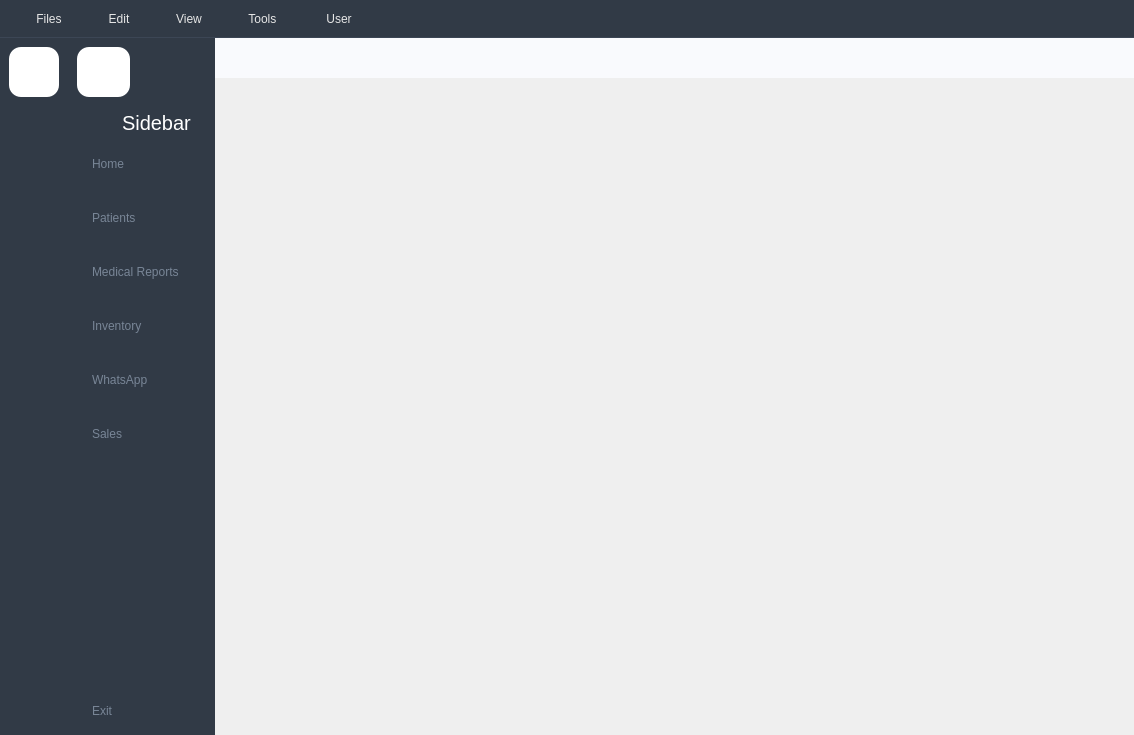
 <widget class="QMainWindow" name="MainWindow">
  <property name="geometry">
   <rect>
    <x>0</x>
    <y>0</y>
    <width>1134</width>
    <height>735</height>
   </rect>
  </property>
  <property name="windowTitle">
   <string>MainWindow</string>
  </property>
  <property name="styleSheet">
   <string notr="true">/*= Style for mainwindow START
  ==================================================== */
	#MainWindow {
		background-color: #fff; /*3A4250*/
	}
QMenuBar {
    background-color: rgb(49, 58, 70); /* Dark background */
    padding: 5px 10px; /* Adjust padding for better spacing */
    color: rgb(230, 230, 230); /* Slightly softer white for text */
    font: 575 9pt &quot;Segoe UI&quot;; /* Use a slightly lighter weight for better readability */
    border-bottom: 1px solid rgb(60, 70, 85); /* Subtle bottom border for separation */
}

QMenuBar::item {
    background: transparent; /* Make menu bar items transparent by default */
    padding: 5px 15px;
    margin: 2px 5px; /* Add some margin around items */
    border-radius: 4px; /* Slightly rounded corners for items */
}

QMenuBar::item:selected {
    background-color: rgba(58, 139, 212, 50); /* Secondary Blue (Medium) with slight transparency on selection */
}

QMenuBar::item:pressed {
    background-color: rgba(15, 76, 129, 80); /* Dark Blue with slight transparency on press */
}

QMenu {
    background-color: rgb(245, 245, 245); /* Light background for the menu */
    border: 1px solid rgb(200, 200, 200);
    margin: 2px; /* Small margin around the menu */
    border-radius: 4px;
}

QMenu::item {
    background: transparent;
    padding: 8px 25px;
    color: rgb(50, 50, 50);
}

QMenu::item:selected {
    background-color: rgba(58, 139, 212, 30); /* Light highlight on selection */
}

QMenu::item:disabled {
    color: rgb(150, 150, 150);
}

QMenu::separator {
    height: 1px;
    background: rgb(220, 220, 220);
    margin: 5px 0;
}

QMenu::indicator {
    width: 13px;
    height: 13px;
}

QMenu::icon {
    margin-right: 8px;
}
  /*QMenuBar{	
	background-color: rgb(49, 58, 70);
	padding: 10px;
	color: rgb(255, 255, 255);
	font: 700 9pt &quot;Segoe UI&quot;;
}

QMenu:hover {
    border: 2px solid #3A8BD4; /* Secondary Blue (Medium) *
    background-color: #E6EDF2; /* Keep background consistent on hover *
}
QMenu::chunk {
    background-color: qlineargradient(x1:0, y1:0, x2:1, y2:0, stop:0 #3A8BD4, stop:1 #0F4C81); /* Gradient for the chunk
    border-radius: 8px;
   transition: background-color 0.3s ease-in-out; 
}
*/
/*= END


  ==================================================== */

/*= Style for button to change menu style START
  ==================================================== */
	#change_btn {
		padding: 5px;
		border: none;
		width: 30px;
		height: 30px;
	}
/*= END
  ==================================================== */

/*= Style for header widget START
  ==================================================== */
	#widget {
		background-color: #f9fafd;
	}
/*= END
  ==================================================== */

/*= Style for menu with icon only START
  ==================================================== */
  	/* style for widget */
	#icon_only_widget {
		background-color: #313a46;
		width:50px;
	}

    /* style for QPushButton and QLabel */
	#icon_only_widget QPushButton, QLabel {
		height:50px;
		border:none;
		/* border-bottom: 1px solid #b0b0b0; */
	}

	#icon_only_widget QPushButton:hover {
		background-color: rgba( 86, 101, 115, 0.5);
	}
	#icon_only_widget QPushButton:checked {
		color: #fff;		
		background-color: rgb(44, 47, 133);
		border-radius: 20px;
		width: 100%;
	
	}
	/* style for logo image */
	#logo_label_1 {
		padding: 5px
	}
/*= END
  ==================================================== */

/*= Style for menu with icon and text START
  ==================================================== */
	/* style for widget */
	#full_menu_widget {
		background-color: #313a46;
	}

	/* style for QPushButton */
	#full_menu_widget QPushButton {
		border:none;
		border-radius: 3px;
		text-align: left;
		padding: 8px 0 8px 15px;
		color: #788596;
	}

	#full_menu_widget QPushButton:hover {
		background-color: rgba( 86, 101, 115, 0.5);
	}

	#full_menu_widget QPushButton:checked {
		color: #fff;
		border-radius: 10px;
	background-color: rgb(44, 47, 133);
	width: 2000px;
	}

	/* style for logo image */
	#logo_label_2 {
		padding: 5px;
		color: #fff;
	}

	/* style for APP title */
	#logo_label_3 {
		padding-right: 10px;
		color: #fff;
	}
/*= END
  ==================================================== */

/*= Style for search button START
  ==================================================== */
	#search_btn {
		border: none;
	}
/*= END
  ==================================================== */

/*= Style for search input START
  ==================================================== */
	#search_input {
		border: none;
		padding: 5px 10px;
	}

	#search_input:focus {
		background-color: #70B9FE;
	}
/*= END
  ==================================================== */

/*= Style for user information button START
  ==================================================== */
	#user_btn {
		border: none;
	}

/*= END
  ==================================================== */</string>
  </property>
  <widget class="QWidget" name="centralwidget">
   <layout class="QGridLayout" name="gridLayout">
    <property name="leftMargin">
     <number>0</number>
    </property>
    <property name="topMargin">
     <number>0</number>
    </property>
    <property name="rightMargin">
     <number>0</number>
    </property>
    <property name="bottomMargin">
     <number>0</number>
    </property>
    <property name="spacing">
     <number>0</number>
    </property>
    <item row="0" column="0">
     <widget class="QWidget" name="icon_only_widget" native="true">
      <layout class="QVBoxLayout" name="verticalLayout_3">
       <item>
        <widget class="QPushButton" name="change_btn">
         <property name="styleSheet">
          <string notr="true">background-color: rgb(255, 255, 255);
border-radius: 12px;
border: none;
height: 40px;</string>
         </property>
         <property name="text">
          <string/>
         </property>
         <property name="icon">
          <iconset resource="../../../Downloads/Compressed/PyQt5-Video-Book-main/#010_sidebar/resource.qrc">
           <normaloff>:/icon/icon/menu-4-32.ico</normaloff>:/icon/icon/menu-4-32.ico</iconset>
         </property>
         <property name="iconSize">
          <size>
           <width>14</width>
           <height>14</height>
          </size>
         </property>
         <property name="checkable">
          <bool>true</bool>
         </property>
        </widget>
       </item>
       <item>
        <layout class="QHBoxLayout" name="horizontalLayout_3">
         <property name="spacing">
          <number>6</number>
         </property>
         <item>
          <widget class="QLabel" name="logo_label_1">
           <property name="minimumSize">
            <size>
             <width>50</width>
             <height>50</height>
            </size>
           </property>
           <property name="maximumSize">
            <size>
             <width>50</width>
             <height>50</height>
            </size>
           </property>
           <property name="text">
            <string/>
           </property>
           <property name="pixmap">
            <pixmap resource="../../../Downloads/Compressed/PyQt5-Video-Book-main/#010_sidebar/resource.qrc">:/icon/icon/Logo.png</pixmap>
           </property>
           <property name="scaledContents">
            <bool>true</bool>
           </property>
          </widget>
         </item>
        </layout>
       </item>
       <item>
        <layout class="QVBoxLayout" name="verticalLayout">
         <property name="spacing">
          <number>18</number>
         </property>
         <item>
          <widget class="QPushButton" name="home_btn_1">
           <property name="text">
            <string/>
           </property>
           <property name="icon">
            <iconset resource="../../../Downloads/Compressed/PyQt5-Video-Book-main/#010_sidebar/resource.qrc">
             <normaloff>:/icon/icon/home-4-32.ico</normaloff>
             <normalon>:/icon/icon/home-4-48.ico</normalon>:/icon/icon/home-4-32.ico</iconset>
           </property>
           <property name="iconSize">
            <size>
             <width>30</width>
             <height>30</height>
            </size>
           </property>
           <property name="checkable">
            <bool>true</bool>
           </property>
           <property name="autoExclusive">
            <bool>true</bool>
           </property>
          </widget>
         </item>
         <item>
          <widget class="QPushButton" name="patient_form_btn_1">
           <property name="text">
            <string/>
           </property>
           <property name="icon">
            <iconset resource="../../../Downloads/Compressed/PyQt5-Video-Book-main/#010_sidebar/resource.qrc">
             <normaloff>:/icon/icon/group-32.ico</normaloff>:/icon/icon/group-32.ico</iconset>
           </property>
           <property name="iconSize">
            <size>
             <width>30</width>
             <height>30</height>
            </size>
           </property>
           <property name="checkable">
            <bool>true</bool>
           </property>
           <property name="autoExclusive">
            <bool>true</bool>
           </property>
          </widget>
         </item>
         <item>
          <widget class="QPushButton" name="medical_prescription_btn_1">
           <property name="text">
            <string/>
           </property>
           <property name="icon">
            <iconset resource="../../../Downloads/Compressed/PyQt5-Video-Book-main/#010_sidebar/resource.qrc">
             <normaloff>:/icon/icon/activity-feed-32.ico</normaloff>
             <normalon>:/icon/icon/activity-feed-48.ico</normalon>:/icon/icon/activity-feed-32.ico</iconset>
           </property>
           <property name="iconSize">
            <size>
             <width>30</width>
             <height>30</height>
            </size>
           </property>
           <property name="checkable">
            <bool>true</bool>
           </property>
           <property name="autoExclusive">
            <bool>true</bool>
           </property>
          </widget>
         </item>
         <item>
          <widget class="QPushButton" name="invemtory_btn_1">
           <property name="text">
            <string/>
           </property>
           <property name="icon">
            <iconset resource="../../../Downloads/Compressed/PyQt5-Video-Book-main/#010_sidebar/resource.qrc">
             <normaloff>:/icon/icon/product-32.ico</normaloff>
             <normalon>:/icon/icon/product-48.ico</normalon>:/icon/icon/product-32.ico</iconset>
           </property>
           <property name="iconSize">
            <size>
             <width>30</width>
             <height>30</height>
            </size>
           </property>
           <property name="checkable">
            <bool>true</bool>
           </property>
           <property name="autoExclusive">
            <bool>true</bool>
           </property>
          </widget>
         </item>
         <item>
          <widget class="QPushButton" name="whatsapp_btn_1">
           <property name="text">
            <string/>
           </property>
           <property name="icon">
            <iconset resource="../home_icons.qrc">
             <normaloff>:/icon_home/icon/whatsapp_32px.ico</normaloff>:/icon_home/icon/whatsapp_32px.ico</iconset>
           </property>
           <property name="iconSize">
            <size>
             <width>40</width>
             <height>40</height>
            </size>
           </property>
           <property name="checkable">
            <bool>true</bool>
           </property>
           <property name="autoExclusive">
            <bool>true</bool>
           </property>
          </widget>
         </item>
         <item>
          <widget class="QPushButton" name="sales_btn_1">
           <property name="text">
            <string/>
           </property>
           <property name="icon">
            <iconset resource="../home_icons.qrc">
             <normaloff>:/icon_home/icon/cash_register_45_64px.ico</normaloff>:/icon_home/icon/cash_register_45_64px.ico</iconset>
           </property>
           <property name="iconSize">
            <size>
             <width>30</width>
             <height>30</height>
            </size>
           </property>
           <property name="checkable">
            <bool>true</bool>
           </property>
           <property name="autoExclusive">
            <bool>true</bool>
           </property>
          </widget>
         </item>
        </layout>
       </item>
       <item>
        <spacer name="verticalSpacer">
         <property name="orientation">
          <enum>Qt::Vertical</enum>
         </property>
         <property name="sizeHint" stdset="0">
          <size>
           <width>20</width>
           <height>375</height>
          </size>
         </property>
        </spacer>
       </item>
       <item>
        <widget class="QPushButton" name="exit_btn_1">
         <property name="text">
          <string/>
         </property>
         <property name="icon">
          <iconset resource="../../../Downloads/Compressed/PyQt5-Video-Book-main/#010_sidebar/resource.qrc">
           <normaloff>:/icon/icon/close-window-64.ico</normaloff>:/icon/icon/close-window-64.ico</iconset>
         </property>
         <property name="iconSize">
          <size>
           <width>20</width>
           <height>20</height>
          </size>
         </property>
        </widget>
       </item>
      </layout>
     </widget>
    </item>
    <item row="0" column="2">
     <widget class="QWidget" name="widget_3" native="true">
      <layout class="QVBoxLayout" name="verticalLayout_5">
       <property name="spacing">
        <number>0</number>
       </property>
       <property name="leftMargin">
        <number>0</number>
       </property>
       <property name="topMargin">
        <number>0</number>
       </property>
       <property name="rightMargin">
        <number>0</number>
       </property>
       <property name="bottomMargin">
        <number>0</number>
       </property>
       <item>
        <widget class="QWidget" name="widget" native="true">
         <property name="minimumSize">
          <size>
           <width>0</width>
           <height>40</height>
          </size>
         </property>
         <layout class="QHBoxLayout" name="horizontalLayout_4">
          <item>
           <spacer name="horizontalSpacer">
            <property name="orientation">
             <enum>Qt::Horizontal</enum>
            </property>
            <property name="sizeHint" stdset="0">
             <size>
              <width>236</width>
              <height>20</height>
             </size>
            </property>
           </spacer>
          </item>
          <item>
           <layout class="QHBoxLayout" name="horizontalLayout">
            <property name="spacing">
             <number>10</number>
            </property>
           </layout>
          </item>
         </layout>
        </widget>
       </item>
       <item>
        <widget class="QStackedWidget" name="stackedWidget">
         <property name="styleSheet">
          <string notr="true"/>
         </property>
         <property name="currentIndex">
          <number>8</number>
         </property>
         <widget class="QWidget" name="page">
          <layout class="QGridLayout" name="gridLayout_2"/>
         </widget>
         <widget class="QWidget" name="page_2">
          <layout class="QGridLayout" name="gridLayout_3"/>
         </widget>
         <widget class="QWidget" name="page_3">
          <layout class="QGridLayout" name="gridLayout_4"/>
         </widget>
         <widget class="QWidget" name="page_4">
          <layout class="QGridLayout" name="gridLayout_5"/>
         </widget>
         <widget class="QWidget" name="page_5">
          <layout class="QGridLayout" name="gridLayout_6"/>
         </widget>
         <widget class="QWidget" name="page_6">
          <layout class="QGridLayout" name="gridLayout_7"/>
         </widget>
         <widget class="QWidget" name="page_7">
          <layout class="QGridLayout" name="gridLayout_8"/>
         </widget>
         <widget class="QWidget" name="page_9">
          <layout class="QGridLayout" name="gridLayout_11"/>
         </widget>
         <widget class="QWidget" name="page_8">
          <property name="styleSheet">
           <string notr="true"/>
          </property>
          <layout class="QGridLayout" name="gridLayout_10"/>
         </widget>
         <widget class="QWidget" name="page_10">
          <layout class="QGridLayout" name="gridLayout_9"/>
         </widget>
        </widget>
       </item>
      </layout>
     </widget>
    </item>
    <item row="0" column="1">
     <widget class="QWidget" name="full_menu_widget" native="true">
      <layout class="QVBoxLayout" name="verticalLayout_4">
       <item alignment="Qt::AlignLeft">
        <widget class="QPushButton" name="change_btn_2">
         <property name="minimumSize">
          <size>
           <width>53</width>
           <height>50</height>
          </size>
         </property>
         <property name="maximumSize">
          <size>
           <width>50</width>
           <height>60</height>
          </size>
         </property>
         <property name="styleSheet">
          <string notr="true">background-color: rgb(255, 255, 255);
border-radius: 12px;
border: none;
height: 40px;
width: 40px;
padding-left:20px;
</string>
         </property>
         <property name="text">
          <string/>
         </property>
         <property name="icon">
          <iconset resource="../../../Downloads/Compressed/PyQt5-Video-Book-main/#010_sidebar/resource.qrc">
           <normaloff>:/icon/icon/menu-4-32.ico</normaloff>:/icon/icon/menu-4-32.ico</iconset>
         </property>
         <property name="iconSize">
          <size>
           <width>14</width>
           <height>14</height>
          </size>
         </property>
         <property name="checkable">
          <bool>true</bool>
         </property>
        </widget>
       </item>
       <item>
        <layout class="QHBoxLayout" name="horizontalLayout_2">
         <property name="spacing">
          <number>0</number>
         </property>
         <item>
          <widget class="QLabel" name="logo_label_2">
           <property name="minimumSize">
            <size>
             <width>40</width>
             <height>40</height>
            </size>
           </property>
           <property name="maximumSize">
            <size>
             <width>40</width>
             <height>40</height>
            </size>
           </property>
           <property name="text">
            <string/>
           </property>
           <property name="pixmap">
            <pixmap resource="../../../Downloads/Compressed/PyQt5-Video-Book-main/#010_sidebar/resource.qrc">:/icon/icon/Logo.png</pixmap>
           </property>
           <property name="scaledContents">
            <bool>true</bool>
           </property>
          </widget>
         </item>
         <item>
          <widget class="QLabel" name="logo_label_3">
           <property name="font">
            <font>
             <pointsize>15</pointsize>
            </font>
           </property>
           <property name="text">
            <string>Sidebar</string>
           </property>
          </widget>
         </item>
        </layout>
       </item>
       <item>
        <layout class="QVBoxLayout" name="verticalLayout_2">
         <property name="spacing">
          <number>24</number>
         </property>
         <item>
          <widget class="QPushButton" name="home_btn_2">
           <property name="text">
            <string>Home</string>
           </property>
           <property name="icon">
            <iconset resource="../../../Downloads/Compressed/PyQt5-Video-Book-main/#010_sidebar/resource.qrc">
             <normaloff>:/icon/icon/home-4-32.ico</normaloff>
             <normalon>:/icon/icon/home-4-48.ico</normalon>:/icon/icon/home-4-32.ico</iconset>
           </property>
           <property name="iconSize">
            <size>
             <width>30</width>
             <height>50</height>
            </size>
           </property>
           <property name="checkable">
            <bool>true</bool>
           </property>
           <property name="autoExclusive">
            <bool>true</bool>
           </property>
          </widget>
         </item>
         <item>
          <widget class="QPushButton" name="patient_form_btn_2">
           <property name="text">
            <string>Patients</string>
           </property>
           <property name="icon">
            <iconset resource="../../../Downloads/Compressed/PyQt5-Video-Book-main/#010_sidebar/resource.qrc">
             <normaloff>:/icon/icon/group-32.ico</normaloff>:/icon/icon/group-32.ico</iconset>
           </property>
           <property name="iconSize">
            <size>
             <width>25</width>
             <height>25</height>
            </size>
           </property>
           <property name="checkable">
            <bool>true</bool>
           </property>
           <property name="autoExclusive">
            <bool>true</bool>
           </property>
          </widget>
         </item>
         <item>
          <widget class="QPushButton" name="medical_prescription_btn_2">
           <property name="text">
            <string>Medical Reports</string>
           </property>
           <property name="icon">
            <iconset resource="../../../Downloads/Compressed/PyQt5-Video-Book-main/#010_sidebar/resource.qrc">
             <normaloff>:/icon/icon/activity-feed-32.ico</normaloff>
             <normalon>:/icon/icon/activity-feed-48.ico</normalon>:/icon/icon/activity-feed-32.ico</iconset>
           </property>
           <property name="iconSize">
            <size>
             <width>25</width>
             <height>25</height>
            </size>
           </property>
           <property name="checkable">
            <bool>true</bool>
           </property>
           <property name="autoExclusive">
            <bool>true</bool>
           </property>
          </widget>
         </item>
         <item>
          <widget class="QPushButton" name="invemtory_btn_2">
           <property name="text">
            <string>Inventory</string>
           </property>
           <property name="icon">
            <iconset resource="../../../Downloads/Compressed/PyQt5-Video-Book-main/#010_sidebar/resource.qrc">
             <normaloff>:/icon/icon/product-32.ico</normaloff>
             <normalon>:/icon/icon/product-48.ico</normalon>:/icon/icon/product-32.ico</iconset>
           </property>
           <property name="iconSize">
            <size>
             <width>25</width>
             <height>25</height>
            </size>
           </property>
           <property name="checkable">
            <bool>true</bool>
           </property>
           <property name="autoExclusive">
            <bool>true</bool>
           </property>
          </widget>
         </item>
         <item>
          <widget class="QPushButton" name="whatsapp_btn_2">
           <property name="text">
            <string>WhatsApp</string>
           </property>
           <property name="icon">
            <iconset resource="../home_icons.qrc">
             <normaloff>:/icon_home/icon/whatsapp_32px.png</normaloff>:/icon_home/icon/whatsapp_32px.png</iconset>
           </property>
           <property name="iconSize">
            <size>
             <width>30</width>
             <height>30</height>
            </size>
           </property>
           <property name="checkable">
            <bool>true</bool>
           </property>
           <property name="autoExclusive">
            <bool>true</bool>
           </property>
          </widget>
         </item>
         <item>
          <widget class="QPushButton" name="sales_btn_2">
           <property name="text">
            <string>Sales</string>
           </property>
           <property name="icon">
            <iconset resource="../home_icons.qrc">
             <normaloff>:/icon_home/icon/cash_register_64px.ico</normaloff>:/icon_home/icon/cash_register_64px.ico</iconset>
           </property>
           <property name="iconSize">
            <size>
             <width>30</width>
             <height>30</height>
            </size>
           </property>
           <property name="checkable">
            <bool>true</bool>
           </property>
           <property name="autoExclusive">
            <bool>true</bool>
           </property>
          </widget>
         </item>
        </layout>
       </item>
       <item>
        <spacer name="verticalSpacer_2">
         <property name="orientation">
          <enum>Qt::Vertical</enum>
         </property>
         <property name="sizeHint" stdset="0">
          <size>
           <width>20</width>
           <height>373</height>
          </size>
         </property>
        </spacer>
       </item>
       <item>
        <widget class="QPushButton" name="exit_btn_2">
         <property name="text">
          <string>Exit</string>
         </property>
         <property name="icon">
          <iconset resource="../../../Downloads/Compressed/PyQt5-Video-Book-main/#010_sidebar/resource.qrc">
           <normaloff>:/icon/icon/close-window-64.ico</normaloff>:/icon/icon/close-window-64.ico</iconset>
         </property>
         <property name="iconSize">
          <size>
           <width>14</width>
           <height>14</height>
          </size>
         </property>
        </widget>
       </item>
      </layout>
     </widget>
    </item>
   </layout>
  </widget>
  <widget class="QMenuBar" name="menuBar">
   <property name="geometry">
    <rect>
     <x>0</x>
     <y>0</y>
     <width>1134</width>
     <height>41</height>
    </rect>
   </property>
   <widget class="QMenu" name="menuFiles">
    <property name="title">
     <string>Files</string>
    </property>
    <addaction name="actionRefresh_Data"/>
    <addaction name="separator"/>
    <addaction name="actionImport_Restore_Backup"/>
    <addaction name="actionExport_Save_As"/>
    <addaction name="separator"/>
    <addaction name="actionPrint"/>
    <addaction name="separator"/>
    <addaction name="actionExit"/>
   </widget>
   <widget class="QMenu" name="menuEdit">
    <property name="title">
     <string>Edit</string>
    </property>
    <addaction name="actionEdit"/>
    <addaction name="actionDelete"/>
    <addaction name="actionClear"/>
   </widget>
   <widget class="QMenu" name="menuView">
    <property name="title">
     <string>View</string>
    </property>
    <addaction name="actionToggle_Sidebar"/>
    <addaction name="actionToggle_Theme"/>
    <addaction name="actionhow_Dashboard_Widgets"/>
   </widget>
   <widget class="QMenu" name="menuTools">
    <property name="title">
     <string>Tools </string>
    </property>
    <addaction name="actionWhatsApp_Automation"/>
    <addaction name="actionInventory_Report"/>
    <addaction name="actionSchedule_Message"/>
    <addaction name="actionPayment_History_2"/>
    <addaction name="actionCategory_Items"/>
    <addaction name="actionEntry_Sales_Report"/>
   </widget>
   <widget class="QMenu" name="menuUser">
    <property name="title">
     <string>User</string>
    </property>
    <addaction name="actionChange_Password"/>
    <addaction name="actionLogout"/>
   </widget>
   <addaction name="menuFiles"/>
   <addaction name="menuEdit"/>
   <addaction name="menuView"/>
   <addaction name="menuTools"/>
   <addaction name="menuUser"/>
  </widget>
  <action name="actionRefresh_Data">
   <property name="text">
    <string>Refresh Data</string>
   </property>
  </action>
  <action name="actionImport_Restore_Backup">
   <property name="text">
    <string>Import/Restore Backup</string>
   </property>
  </action>
  <action name="actionExport_Save_As">
   <property name="text">
    <string>Export/Save As</string>
   </property>
  </action>
  <action name="actionPrint">
   <property name="text">
    <string>Print</string>
   </property>
  </action>
  <action name="actionExit">
   <property name="text">
    <string>Exit</string>
   </property>
  </action>
  <action name="actionEdit">
   <property name="text">
    <string>Edit</string>
   </property>
  </action>
  <action name="actionDelete">
   <property name="text">
    <string>Delete</string>
   </property>
  </action>
  <action name="actionClear">
   <property name="text">
    <string>Clear</string>
   </property>
  </action>
  <action name="actionToggle_Sidebar">
   <property name="text">
    <string>Toggle Sidebar</string>
   </property>
  </action>
  <action name="actionToggle_Theme">
   <property name="text">
    <string>Toggle Theme</string>
   </property>
  </action>
  <action name="actionhow_Dashboard_Widgets">
   <property name="text">
    <string>how Dashboard Widgets</string>
   </property>
  </action>
  <action name="actionWhatsApp_Automation">
   <property name="text">
    <string>WhatsApp Automation</string>
   </property>
  </action>
  <action name="actionInventory_Report">
   <property name="text">
    <string>Inventory Report</string>
   </property>
  </action>
  <action name="actionSchedule_Message">
   <property name="text">
    <string>Schedule Message</string>
   </property>
  </action>
  <action name="actionChange_Password">
   <property name="text">
    <string>Change Password</string>
   </property>
  </action>
  <action name="actionLogout">
   <property name="text">
    <string>Logout</string>
   </property>
  </action>
  <action name="actionPayment_History">
   <property name="text">
    <string>Payment History</string>
   </property>
  </action>
  <action name="actionPayment_History_2">
   <property name="text">
    <string>Payment History</string>
   </property>
  </action>
  <action name="actionCategory_Items">
   <property name="text">
    <string>Category/Items</string>
   </property>
  </action>
  <action name="actionEntry_Sales_Report">
   <property name="text">
    <string>Entry/Sales Report</string>
   </property>
  </action>
 </widget>
